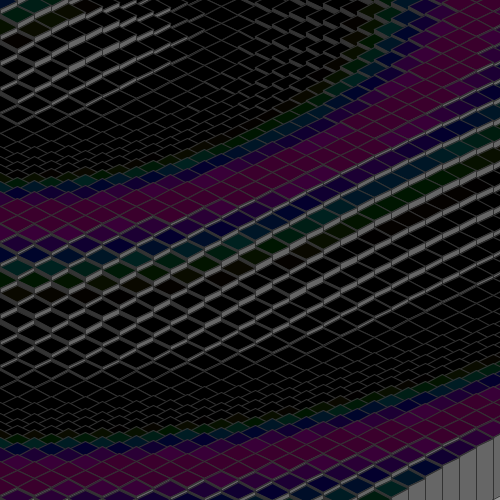
Frame 1 (no input)
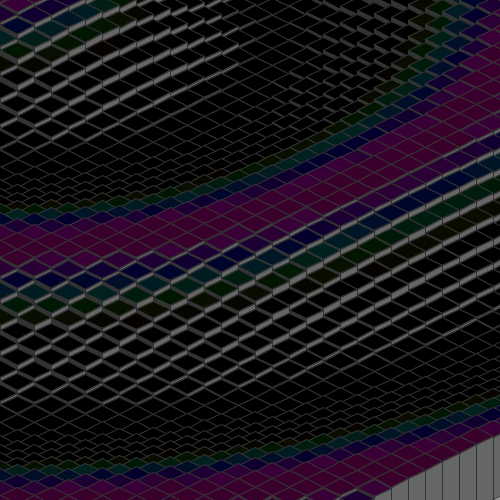
Frame 60 (the mouse pressed at the canvas centre just before this capture)
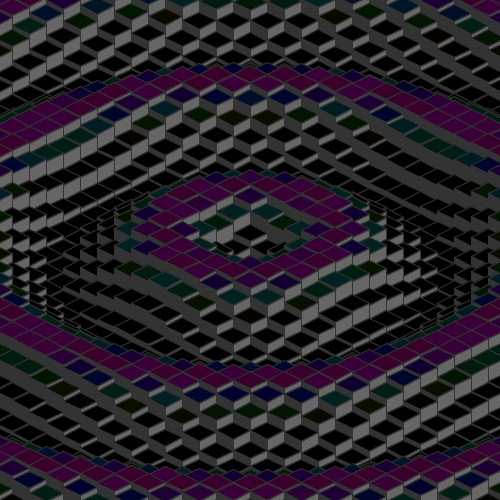
Frame 120 (the mouse held since frame 60 and released just before this capture)

The Processing sketch that drew these frames (run headless with seeded random() and noise(); from frame 60 on, the mouse is pressed at the canvas centre):

// Processing sketch: processing_27770
// ── processing_27770.pde

/*
Modified by Alastair Gray. (Original by Jared "BlueThen" C,  'Wavy'.)
*/

float compression = .55;
float a;
float speed = 0.8;

void setup()
{

  size(500,500);
  colorMode(HSB, 10);
  
  //compression = (dist(mouseX,mouseY, width/500.0,height/500.0)*compression++);
  
  
  stroke(2);

  frameRate(30);
}
void draw()
{
  
  
  

  speed = (width/2-dist(mouseX,mouseY, width/2,height/2)) / (width/2);
  
 // if (mouseX < width-100 > width-400, mouseY < height-100 > height-400){
    
    if ((mouseX < width -100)&&(mouseX > 100)){
      
   
    compression = .88;
    
  }else{
    compression = .55;
  }
  
  compression = (width/2-dist(mouseX,mouseY, width/2,height/2))/( dist(0,0, width/2, height/2));




    //When "i" is less than "35"...
   


  a -= speed;

  background(6);

  for (int x = -42; x < 42; x++) {
    //if (x > - 20) {
     // compression = .88;
    
    
    for (int z = -42; z < 42; z++) {

      //for (int y = int(10 * cos(0.55 * distance(x,z,0,0) - a))); halfw+halfh >= 250; int a -= 0.5;)  {     


      int y = int(24 * cos(compression * distance(x,z,0,0) - a));





      float xm = x*17 -8.5;
      float xt = x*17 +8.5;
      float zm = z*17 -8.5;
      float zt = z*17 +8.5;

      int halfw = mouseX;
      int halfh = mouseY;


      int isox1 = int(xm - zm + halfw);
      int isoy1 = int((xm + zm) * 0.5 + halfh);
      int isox2 = int(xm - zt + halfw);
      int isoy2 = int((xm + zt) * 0.5 + halfh);
      int isox3 = int(xt - zt + halfw);
      int isoy3 = int((xt + zt) * 0.5 + halfh);
      int isox4 = int(xt - zm + halfw);
      int isoy4 = int((xt + zm) * 0.5 + halfh);

      fill (2);
      quad(isox2, isoy2-y, isox3, isoy3-y, isox3, isoy3+40, isox2, isoy2+40);
      fill (4);
      quad(isox3, isoy3-y, isox4, isoy4-y, isox4, isoy4+40, isox3, isoy3+40);


      fill(.001 + y * .38, y/.1, +y*.1); /*Original line of code : From "Wave Optimized" Advanced features added by Nate "ZombieProof" Created November 28, 2010.
                                           Edited by Alastair Gray.*/
      quad(isox1, isoy1-y, isox2, isoy2-y, isox3, isoy3-y, isox4, isoy4-y);
    }
  }
}
  



float distance(float x,float y,float cx,float cy) {
  return sqrt(sq(cx - x) + sq(cy - y));
}
